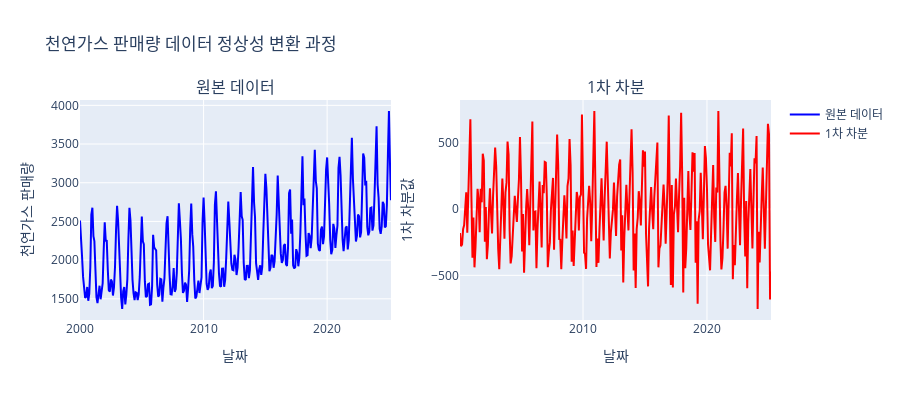

Notebook code for this chart:
### Code cell
# 시각화를 위한 서브플롯 생성
fig = make_subplots(
    rows=2 if not diff1_stationary else 1, cols=2,
    subplot_titles=('원본 데이터', '1차 차분', '2차 차분 (필요시)', 'ACF/PACF'),
)

# 원본 데이터 플롯
fig.add_trace(
    go.Scatter(x=df_gas.index, y=df_gas['Natural Gas Sales'], 
               name='원본 데이터', line=dict(color='blue')),
    row=1, col=1
)

# 1차 차분 플롯
fig.add_trace(
    go.Scatter(x=gas_diff1.index, y=gas_diff1, 
               name='1차 차분', line=dict(color='red')),
    row=1, col=2
)

# 2차 차분이 필요한 경우
if not diff1_stationary:
    gas_diff2 = gas_diff1.diff().dropna()
    print("\n2차 차분 후:")
    diff2_stationary = adf_test(gas_diff2, "2차 차분된 천연가스 판매량")
    
    # 2차 차분 플롯 추가
    fig.add_trace(
        go.Scatter(x=gas_diff2.index, y=gas_diff2, 
                   name='2차 차분', line=dict(color='green')),
        row=2, col=1
    )
    
    final_data = gas_diff2
    final_title = "2차 차분된 데이터"
    fig.update_xaxes(title_text="날짜", row=2, col=1)
    fig.update_yaxes(title_text="2차 차분값", row=2, col=1)
    
else:
    final_data = gas_diff1
    final_title = "1차 차분된 데이터"

# 레이아웃 업데이트
fig.update_layout(
    title_text="천연가스 판매량 데이터 정상성 변환 과정",
    height=800 if not diff1_stationary else 400,
    showlegend=True
)

fig.update_xaxes(title_text="날짜", row=1, col=1)
fig.update_yaxes(title_text="천연가스 판매량", row=1, col=1)
fig.update_xaxes(title_text="날짜", row=1, col=2)
fig.update_yaxes(title_text="1차 차분값", row=1, col=2)


fig.show()

### Figure 1 — Plotly figure (JSON) as saved in the notebook; plotly's stock layout.template omitted (floating-point values rounded to 4 significant figures; data arrays with more than 128 entries replaced by an {"elided": "..."} marker saying what was removed)
{"data": [{"line": {"color": "blue"}, "name": "원본 데이터", "type": "scatter", "x": {"elided": "303 str values"}, "xaxis": "x", "y": {"elided": "303 float values"}, "yaxis": "y"}, {"line": {"color": "red"}, "name": "1차 차분", "type": "scatter", "x": {"elided": "302 str values"}, "xaxis": "x2", "y": {"elided": "302 float values"}, "yaxis": "y2"}], "layout": {"annotations": [{"font": {"size": 16}, "showarrow": false, "text": "원본 데이터", "x": 0.225, "xanchor": "center", "xref": "paper", "y": 1, "yanchor": "bottom", "yref": "paper"}, {"font": {"size": 16}, "showarrow": false, "text": "1차 차분", "x": 0.775, "xanchor": "center", "xref": "paper", "y": 1, "yanchor": "bottom", "yref": "paper"}], "height": 400, "showlegend": true, "title": {"text": "천연가스 판매량 데이터 정상성 변환 과정"}, "xaxis": {"anchor": "y", "domain": [0, 0.45], "title": {"text": "날짜"}}, "xaxis2": {"anchor": "y2", "domain": [0.55, 1], "title": {"text": "날짜"}}, "yaxis": {"anchor": "x", "domain": [0, 1], "title": {"text": "천연가스 판매량"}}, "yaxis2": {"anchor": "x2", "domain": [0, 1], "title": {"text": "1차 차분값"}}}}
